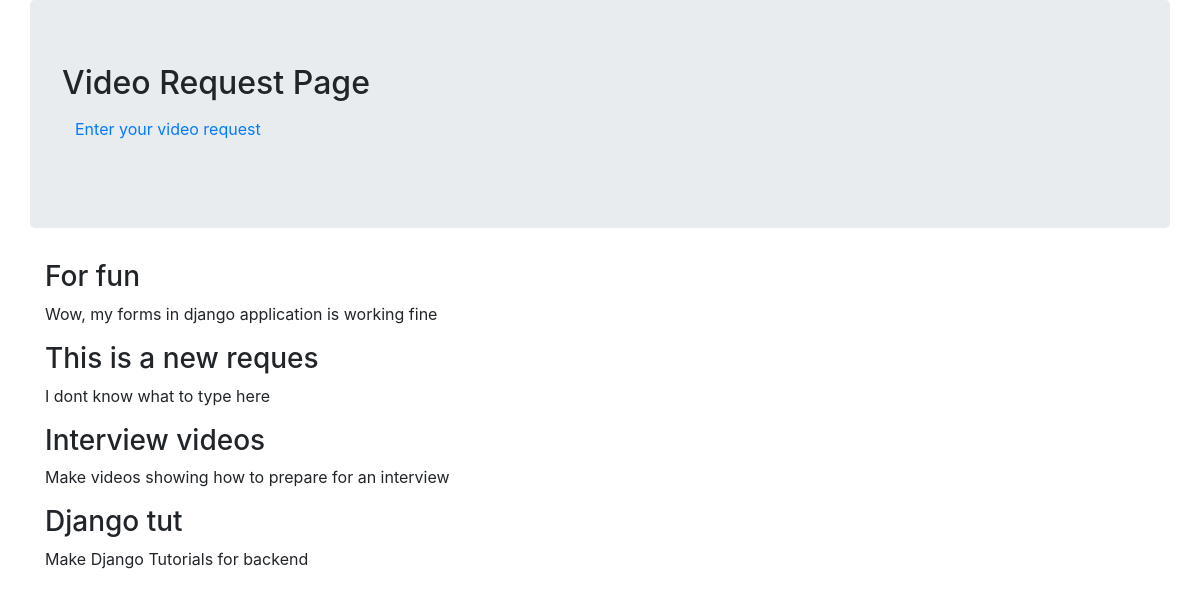
The app's page /videorequest/ with its own data.
### videorequest/models.py (models this page shows, shortened)
class Video(models.Model):
    videotitle = models.CharField(max_length=20)
    videosec = models.TextField()
    date_added = models.DateTimeField(default=timezone.now)

### videorequest/views.py (the view)
# urls.py: path('', views.index, name = 'index'),
def index(request):
    videos = Video.objects.order_by('-date_added')
    context = {'videos': videos}
    return render(request, 'videorequest/index.html', context)

### videorequest/templates/videorequest/index.html (shortened to what this page needs)
{% load static %}
<html lang="en">
<head>
    <link rel="stylesheet" href="{% static 'videorequest/bootstrap.min.css' %}">
</head>
<body>
    <div class="container jumbotron">
        <h2>Video Request Page</h2>
        <p><a href="{% url 'vrform' %}" class="btn btn-link">Enter your video request</a></p>
    </div>
    {% for v in videos %}
    <div class="container">
        <h3 >{{v.videotitle}}</h3>
        <p>{{v.videosec}}</p>
    </div>
    {% endfor %}
</body>
</html>

### records on screen
Video: videotitle "For fun", videosec "Wow, my forms in django application is working fine"
Video: videotitle "This is a new reques", videosec "I dont know what to type here"
Video: videotitle "Interview videos", videosec "Make videos showing how to prepare for an interview"
Video: videotitle "Django tut", videosec "Make Django Tutorials for backend"
